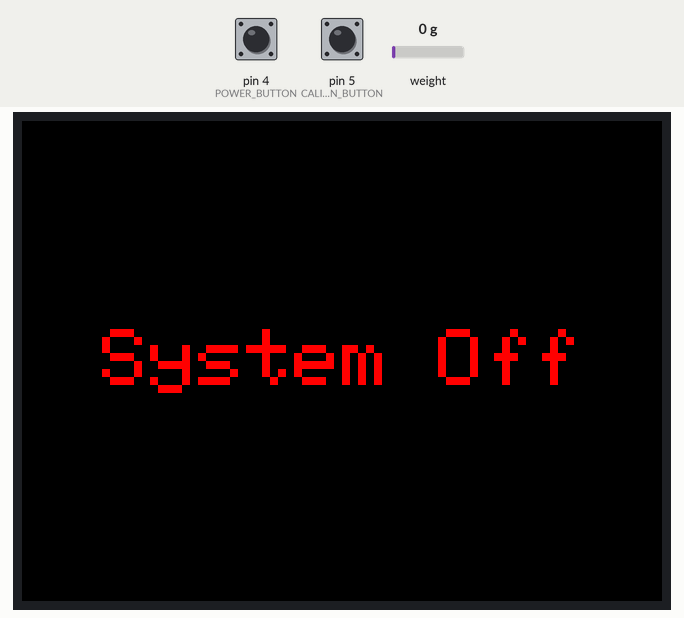
Recording of a sketch running on a simulated Arduino Uno, built with avr-gcc and run on an emulated ATmega328P. Shown: 320×240 colour display. The test bench sets the inputs (shaded band); at power-on: pin 4 (POWER_BUTTON) HIGH, pin 5 (CALIBRATION_BUTTON) HIGH, weight on the scale 0 g. What the sketch prints to the serial monitor is not drawn.

Above: at 4.5 s.
4.6 s: pin 4 (POWER_BUTTON) pulled LOW for 0.15 s
At 5.1 s:
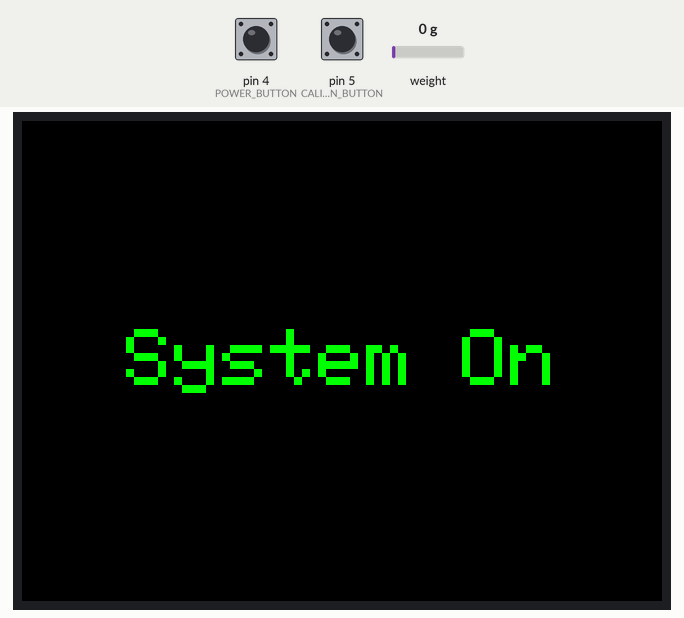
7.7 s: pin 5 (CALIBRATION_BUTTON) pulled LOW for 0.15 s
At 8.7 s:
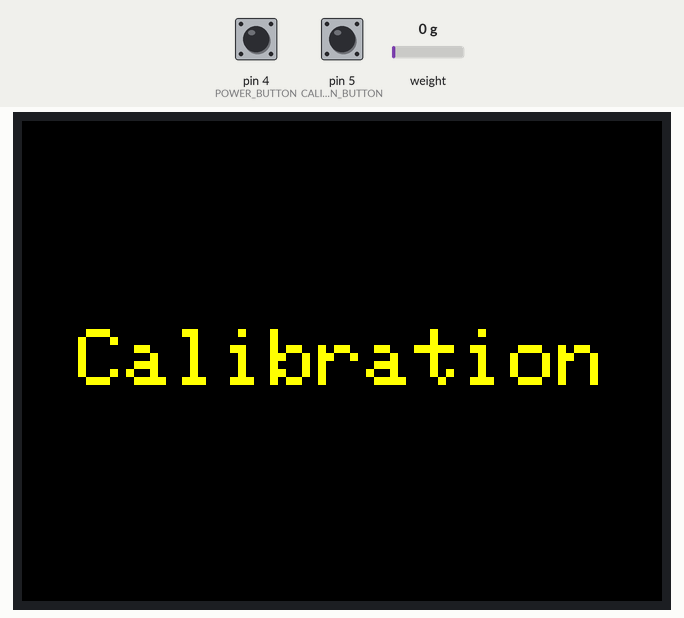
10.8 s: pin 4 (POWER_BUTTON) pulled LOW for 3.2 s
At 12.9 s:
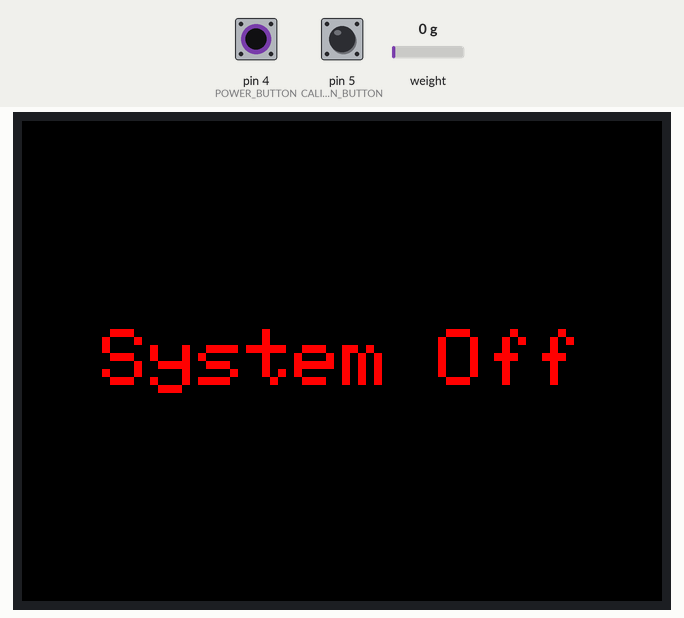
15.5 s: pin 4 (POWER_BUTTON) pulled LOW for 1 s
At 18.0 s:
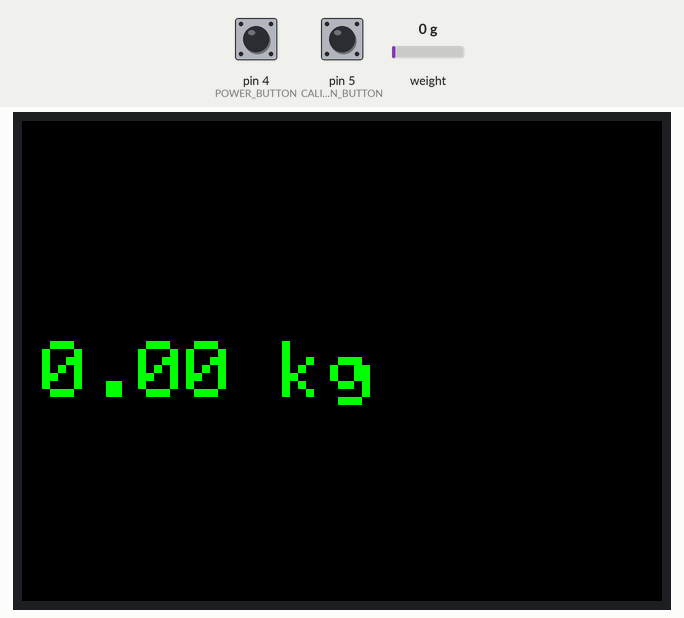
19.1 s: weight on the scale set to 100 g
At 20.8 s:
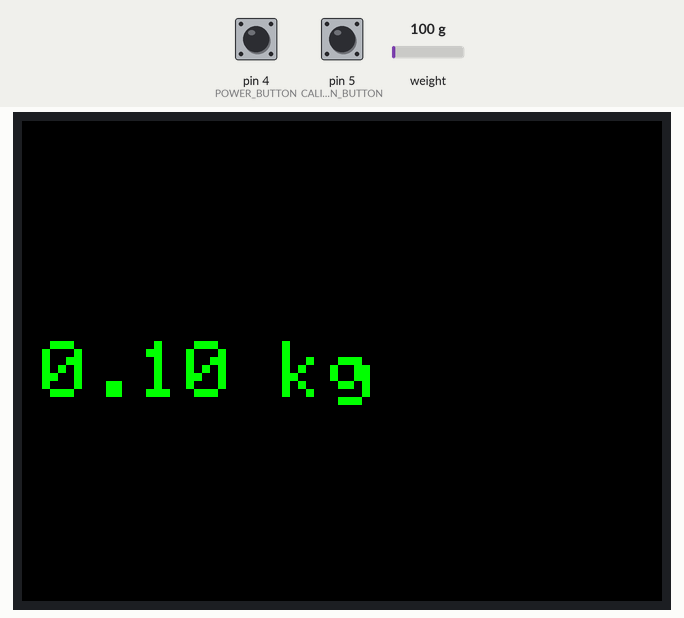
21.1 s: weight on the scale set to 1250 g
At 22.5 s:
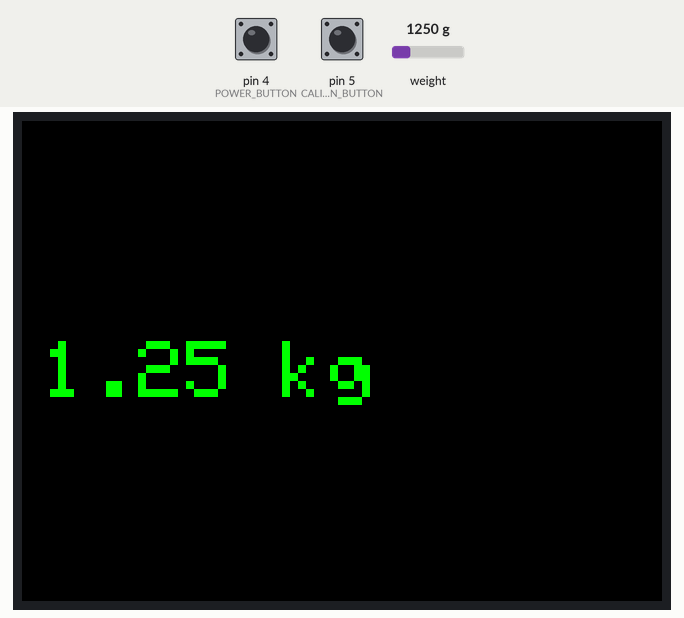
Timing chart, 0 to 24.1 s (numbered marks = the images above; inputs shaded):
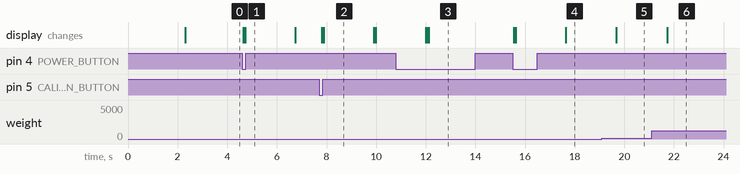

The sketch:

Fullcodefinal_copy_20250424150533.ino
```cpp
#include <SPI.h>
#include <Adafruit_GFX.h>
#include <Adafruit_ST7789.h>
#include "HX711.h"

// ---------- Pin Definitions ----------
// HX711 (load cell amplifier)
#define DOUT_PIN 2      // Connect HX711 DOUT to digital pin 2 (JP1 pin5)
#define CLK_PIN  3      // Connect HX711 CLK to digital pin 3 (JP1 pin6)

// Buttons (using internal pull-ups)
// Use two digital pins for the power and calibration buttons.
#define POWER_BUTTON      4   // Connect power button to digital pin 4 (JP1 pin7)
#define CALIBRATION_BUTTON 5   // Connect calibration button to digital pin 5 (JP1 pin8)

// LCD (using Adafruit_ST7789 library)
// IMPORTANT: Use pins that do not conflict with hardware SPI.
// On the Nano RP2040 Connect, hardware SPI uses:
//    SCK = D13 (JP2 pin1), MOSI = D11, MISO = D12.
#define TFT_CS   10    // Connect LCD CS to digital pin 10 (JP1 pin? – see wiring table below)
#define TFT_DC   8     // Connect LCD DC to digital pin 8  (JP1 pin? – choose a free digital pin not used by buttons)
#define TFT_RST  9     // Connect LCD RST to digital pin 9  (JP1 pin?)

// -------------------------------------

// Create an instance of the HX711 and the LCD display
HX711 scale;
float calibration_factor = 10681.00;  // Adjust this to your load cell/calibration
bool systemOn = false;                 // Initially, the scale is off
unsigned long previousMillis = 0;
const long weightUpdateInterval = 100; // in milliseconds (adjust update speed as needed)
bool lastPowerButtonState = HIGH;
bool lastCalibrationButtonState = HIGH;

Adafruit_ST7789 tft = Adafruit_ST7789(TFT_CS, TFT_DC, TFT_RST);

// Helper function: clear the screen and display centered text.
void displayCenteredText(const String &text, uint16_t color) {
  tft.fillScreen(ST77XX_BLACK);
  tft.setTextSize(4); // Adjust for large, clear text
  int16_t x1, y1;
  uint16_t w, h;
  tft.getTextBounds(text, 0, 0, &x1, &y1, &w, &h);
  int16_t x = (tft.width() - w) / 2;
  int16_t y = (tft.height() - h) / 2;
  tft.setCursor(x, y);
  tft.setTextColor(color);
  tft.println(text);
}

void setup() {
  // Use 9600 baud for Serial if preferred (or 115200)
  Serial.begin(9600);

  // Configure button pins (internal pull-ups)
  pinMode(POWER_BUTTON, INPUT_PULLUP);
  pinMode(CALIBRATION_BUTTON, INPUT_PULLUP);

  // Initialize the HX711 load cell amplifier
  scale.begin(DOUT_PIN, CLK_PIN);
  scale.set_scale(calibration_factor);
  delay(1000);
  // Tare the scale to set the current reading as zero.
  scale.tare();
  Serial.println("Scale tared. Ready!");

  // Initialize the LCD via hardware SPI
  SPI.begin();
  tft.init(240, 320);       // Initialize for a 240x320 display
  tft.setRotation(1);       // Adjust rotation as needed (0–3)
  tft.fillScreen(ST77XX_BLACK);
  tft.setTextColor(ST77XX_WHITE);
  tft.setTextSize(4);

  // Initially, do not display any calibration message;
  // the LCD will simply show "System Off" until the power button is pressed.
  displayCenteredText("System Off", ST77XX_RED);
  delay(1000);
}

void loop() {
  // Read the current button states (active LOW)
  bool currentPowerButton = digitalRead(POWER_BUTTON);
  bool currentCalibrationButton = digitalRead(CALIBRATION_BUTTON);

  // --- Handle Power Button (toggle system state) ---
  if (currentPowerButton == LOW && lastPowerButtonState == HIGH) {
    delay(50);  // simple debounce
    systemOn = !systemOn;
    if (systemOn) {
      Serial.println("System On");
      displayCenteredText("System On", ST77XX_GREEN);
      delay(1000);
    } else {
      Serial.println("System Off");
      displayCenteredText("System Off", ST77XX_RED);
      delay(1000);
    }
  }
  lastPowerButtonState = currentPowerButton;

  // --- Handle Calibration Button ---
  if (currentCalibrationButton == LOW && lastCalibrationButtonState == HIGH) {
    delay(50);  // debounce delay
    if (systemOn) {  // Only allow calibration when system is on
      Serial.println("Calibration");
      displayCenteredText("Calibration", ST77XX_YELLOW);
      scale.tare();  // Reset the zero point (should bring reading to 0)
      delay(1000);
      scale.set_scale(calibration_factor);
      Serial.println("Recalibrated");
      displayCenteredText("Recalibrated", ST77XX_CYAN);
      delay(1000);
    }
  }
  lastCalibrationButtonState = currentCalibrationButton;

  // --- Real-Time Weight Reading ---
  if (systemOn) {
    unsigned long currentMillis = millis();
    if (currentMillis - previousMillis >= weightUpdateInterval) {
      previousMillis = currentMillis;
      float weight = scale.get_units(10);  // Average 10 readings for stability
      // Print to Serial Monitor for debugging
      Serial.print("Weight: ");
      Serial.print(weight, 2);
      Serial.println(" kg");

      // Update only the weight display area on the LCD (do not clear the entire screen)
      tft.fillRect(0, 100, tft.width(), 50, ST77XX_BLACK);  // Clear area for weight
      tft.setCursor(10, 110);
      tft.print(weight, 2);
      tft.print(" kg");
    }
  }
}
```

Measured:
- after the input at 4.6 s, the display: first changes after 0.05 s (image 1 shows a later state)
- after the input at 7.7 s, the display: first changes after 0.12 s (image 2 shows a later state)
- after the input at 10.8 s, the display: first differs from a run without the input after 1.2 s (image 3 shows a later state)
- after the input at 15.5 s, the display: first changes after 0.05 s (image 4 shows a later state)
- after the input at 19.1 s, the display: changes after 0.59 s (image 5)
- after the input at 21.1 s, the display: changes after 0.62 s (image 6)
- what the display in image 2 shows lasts 2.0 s, from 7.9 s to 9.9 s
